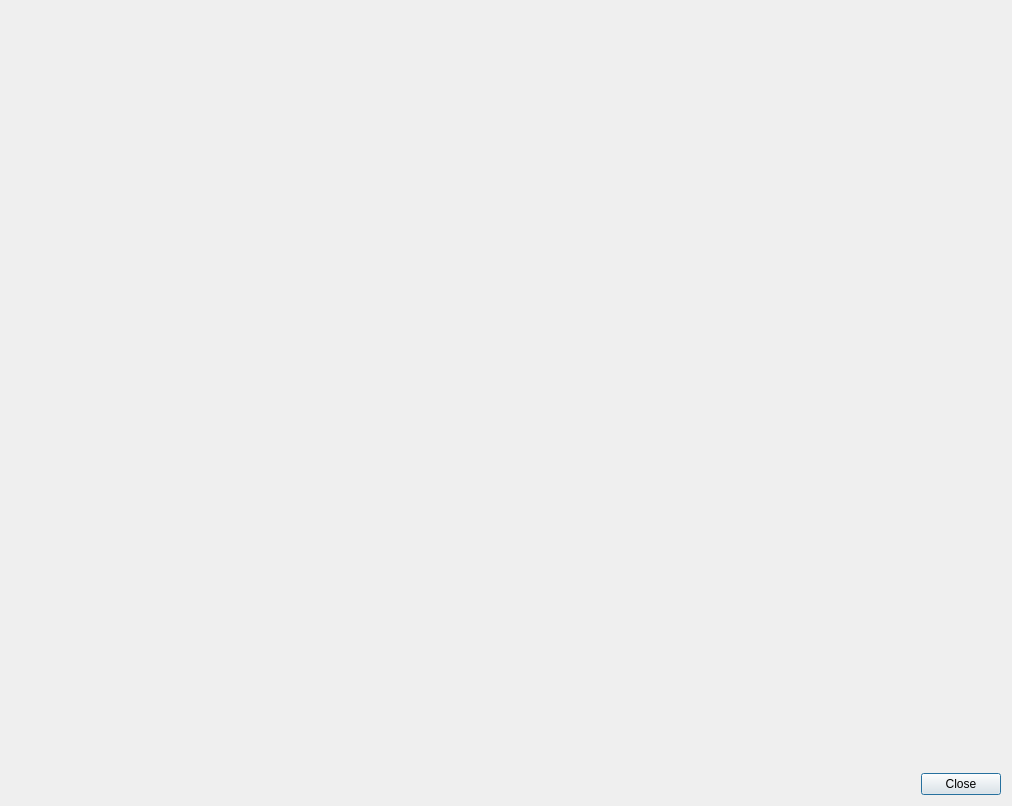
<?xml version="1.0" encoding="UTF-8"?>
<ui version="4.0">
 <class>Dialog</class>
 <widget class="QDialog" name="Dialog">
  <property name="geometry">
   <rect>
    <x>0</x>
    <y>0</y>
    <width>1012</width>
    <height>806</height>
   </rect>
  </property>
  <property name="windowTitle">
   <string>Image Histogram</string>
  </property>
  <layout class="QGridLayout" name="gridLayout">
   <item row="0" column="0">
    <widget class="QLabel" name="label_hist">
     <property name="text">
      <string/>
     </property>
     <property name="alignment">
      <set>Qt::AlignCenter</set>
     </property>
    </widget>
   </item>
   <item row="1" column="0">
    <widget class="QDialogButtonBox" name="buttonBox">
     <property name="layoutDirection">
      <enum>Qt::LeftToRight</enum>
     </property>
     <property name="orientation">
      <enum>Qt::Horizontal</enum>
     </property>
     <property name="standardButtons">
      <set>QDialogButtonBox::Close</set>
     </property>
    </widget>
   </item>
  </layout>
 </widget>
 <resources/>
 <connections>
  <connection>
   <sender>buttonBox</sender>
   <signal>accepted()</signal>
   <receiver>Dialog</receiver>
   <slot>accept()</slot>
   <hints>
    <hint type="sourcelabel">
     <x>248</x>
     <y>254</y>
    </hint>
    <hint type="destinationlabel">
     <x>157</x>
     <y>274</y>
    </hint>
   </hints>
  </connection>
  <connection>
   <sender>buttonBox</sender>
   <signal>rejected()</signal>
   <receiver>Dialog</receiver>
   <slot>reject()</slot>
   <hints>
    <hint type="sourcelabel">
     <x>316</x>
     <y>260</y>
    </hint>
    <hint type="destinationlabel">
     <x>286</x>
     <y>274</y>
    </hint>
   </hints>
  </connection>
 </connections>
</ui>
